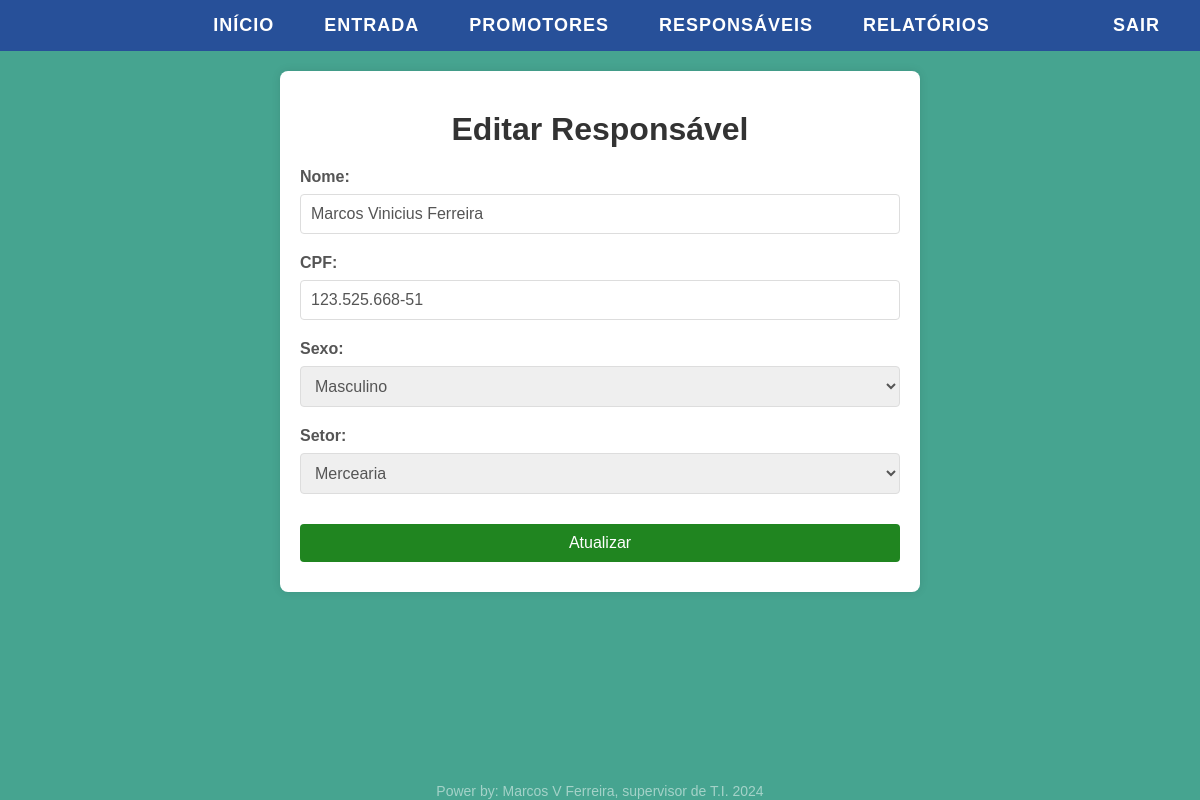
Screenshot of /editar_responsavel.php?id=28 (signed in) with the database file from the repository.
### tables this page shows
CREATE TABLE `responsaveis` (
  `id` int(11) NOT NULL,
  `nome` varchar(100) DEFAULT NULL,
  `cpf` varchar(20) DEFAULT NULL,
  `sexo` enum('M','F') DEFAULT NULL,
  `setor` varchar(100) DEFAULT NULL
);

### editar_responsavel.php (the view, shortened to what this page needs)
<?php
if (isset($_GET['id'])) {
    include 'conexao.php';
    $id = $_GET['id'];
    $sql = "SELECT * FROM responsaveis WHERE id = $id";
    $result = $conn->query($sql);
    if ($result->num_rows > 0) {
        $responsavel = $result->fetch_assoc();
?>
<!DOCTYPE html>
<html lang="pt-BR">
<head>
    <link rel="stylesheet" href="css/style.css">
</head>
<body>
    <div class="container">
        <h1>Editar Responsável</h1>
        <form action="atualizar_responsavel.php" method="POST">
            <label for="nome">Nome:</label>
            <input type="text" id="nome" name="nome" value="<?php echo $responsavel['nome']; ?>" required>
            <label for="cpf">CPF:</label>
            <input type="text" id="cpf" name="cpf" value="<?php echo $responsavel['cpf']; ?>" required>
            <label for="sexo">Sexo:</label>
            <select id="sexo" name="sexo" required>
                <option value="M" <?php if ($responsavel['sexo'] === 'M') echo 'selected'; ?>>Masculino</option>
            </select>
            <label for="setor">Setor:</label>
            <select id="setor" name="setor" required>
                <option value="Mercearia" <?php if ($responsavel['setor'] === 'Mercearia') echo 'selected'; ?>>Mercearia</option>
            </select>
            <button type="submit">Atualizar</button>
        </form>
    </div>
    <footer class="marca-dagua">
    Power by: Marcos V Ferreira, supervisor de T.I. 2024
</footer>
</body>
</html>
<?php
    } else {
        echo "Responsável não encontrado.";
    }
} else {
    echo "ID do responsável não fornecido.";
}
?>

### css/style.css (style rules this page uses)
body { font-family: Arial, sans-serif; margin: 0; padding: 0; color: #333; background-color: #46a490; }
h1 { color: #333; text-align: center; margin: 20px 0; }
.container { max-width: 600px; margin: 20px auto; padding: 20px; background-color: #fff; border-radius: 8px; box-shadow: 0 0 10px rgba(0, 0, 0, 0.1); }
label { display: block; margin-bottom: 8px; font-weight: bold; color: #555; }
input[type="text"], input[type="email"], select { width: 100%; padding: 10px; margin-bottom: 20px; border: 1px solid #ddd; border-radius: 4px; box-sizing: border-box; font-size: 16px; color: #555; }
button[type="submit"] { display: block; width: 100%; padding: 10px; margin-top: 10px; border: none; border-radius: 4px; background-color: #208520; color: white; font-size: 16px; cursor: pointer; transition: background-color 0.3s ease; }
button { display: inline-block; padding: 10px 20px; margin: 10px 0; border: none; border-radius: 4px; background-color: #208520; color: white; font-size: 16px; cursor: pointer; transition: background-color 0.3s ease; }
.marca-dagua { position: fixed; bottom: 1px; left: 50%; transform: translateX(-50%); font-size: 14px; color: rgba(255, 255, 255, 0.511); }

### rows the page displays
responsaveis: nome "Marcos Vinicius Ferreira", cpf "123.525.668-51", sexo "Masculino", setor "Mercearia"
